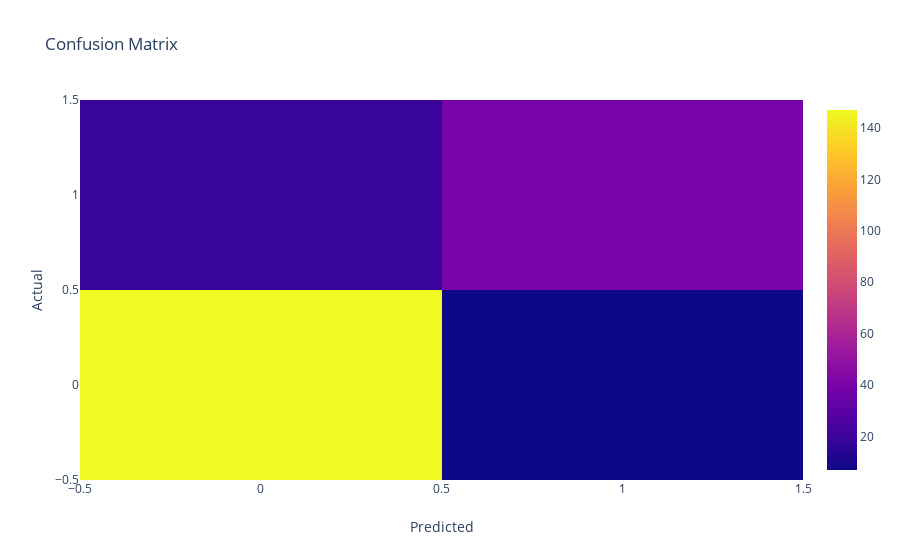

Notebook code cell kept with this figure:
### Markdown cell above
### RandomForest

### Code cell
rf = RandomForestClassifier(n_estimators=150, max_depth=None)
rf.fit(X_train, Y_train)

print('Train Accuracy : %.2f%%'% (rf.score(X_train, Y_train)*100))
print('Test  Accuracy : %.2f%%'% (rf.score(X_test, Y_test)*100))

#print('\nClassification Report : ')
#print(classification_report(Y_test, rf.predict(X_test)))

conf_mat = confusion_matrix(Y_test, rf.predict(X_test))

fig = go.Figure()
fig = go.Figure(data=go.Heatmap(z=conf_mat, x= [0,1], y=[0,1]))
fig.update_layout(title="Confusion Matrix",xaxis_title="Predicted",yaxis_title="Actual")
fig.show()

### Figure 1 — Plotly figure (JSON) as saved in the notebook; plotly's stock layout.template omitted (floating-point values rounded to 4 significant figures)
{"data": [{"type": "heatmap", "x": [0, 1], "y": [0, 1], "z": [[147, 7], [19, 40]]}], "layout": {"title": {"text": "Confusion Matrix"}, "xaxis": {"title": {"text": "Predicted"}}, "yaxis": {"title": {"text": "Actual"}}}}
